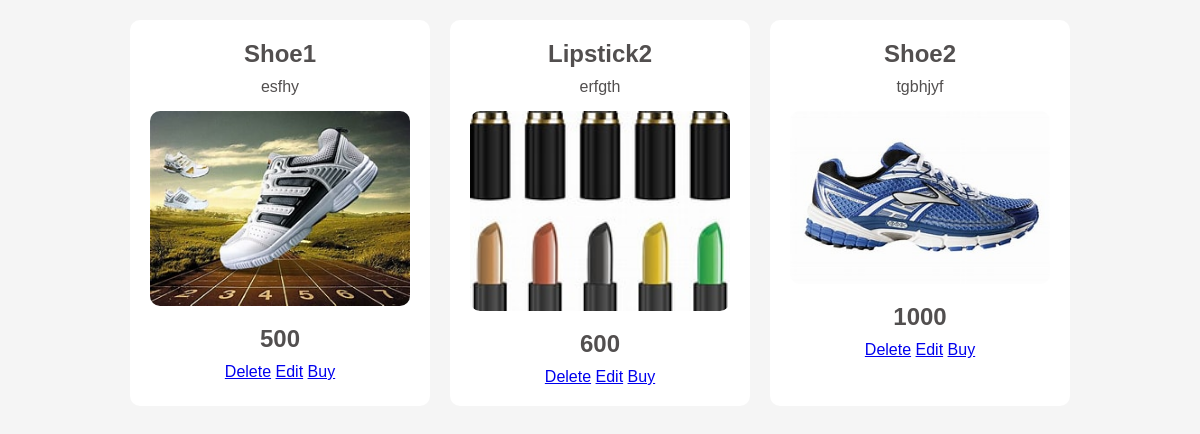
The app's page /viewcart (signed in) with its own data.
### app/models.py (models this page shows)
class Cart(models.Model):
    product_id=models.ForeignKey(Product,on_delete=models.CASCADE)
    user_id=models.ForeignKey(User,on_delete=models.CASCADE)
    quantity=models.IntegerField(default=1,null=True,blank=True)

class Product(models.Model):
    product_id=models.ForeignKey(Company,on_delete=models.CASCADE)
    name=models.CharField(max_length=100)
    image=models.FileField(upload_to='media')
    description=models.CharField(max_length=100)
    price=models.IntegerField()

### app/views.py (the view)
# urls.py: path('viewcart',views.viewcart,name='viewcart'),
def viewcart(request):
    user = User.objects.get( user_id=request.user.id)
    data= Cart.objects.filter(user_id=user)
    return render(request, 'viewcart.html', {'data': data})

### templates/viewcart.html (shortened to what this page needs)
<!DOCTYPE html>
<html lang="en">
<head>
</head>
<body>
    <div class="container">
        {% for i in data %}
        <div class="card">
            <h2>{{ i.product_id.name }}</h2>
            <p>{{ i.product_id.description }}</p>
            <img class="image" src="{{ i.product_id.image.url }}" alt="" height="100px" width="100px">
            <h2>{{i.product_id.price}}</h2>
            <a href="{% url 'deletecart' id=i.id %}" class="delete">Delete</a>
            <a href="{% url 'editcart' id=i.id %}">Edit</a>
            <a href="{% url 'buyproduct' id=i.id %}">Buy</a>
        </div>
        {% endfor %}
    </div>
</body>
</html>

### templates/viewcart.html (style rules this page uses)
* { margin: 0; padding: 0; box-sizing: border-box; }
body { font-family: Arial, sans-serif; background-color: whitesmoke; display: flex; justify-content: center; align-items: center; flex-direction: column; }
.container { display: flex; flex-wrap: wrap; gap: 20px; justify-content: center; padding: 20px; }
.card { background-color: white; border-radius: 10px; width: 300px; padding: 20px; text-align: center; }
.image { width: 100%; height: auto; max-height: 200px; object-fit: cover; border-radius: 10px; margin-bottom: 15px; }
.card h2 { margin-bottom: 10px; color: rgb(82,79,79); }
.card p { color: rgb(82, 79, 79); margin-bottom: 15px; }

### records on screen
Cart: product_id.name "Shoe1", product_id.description "esfhy", product_id.image (picture), product_id.price "500"
Cart: product_id.name "Lipstick2", product_id.description "erfgth", product_id.image (picture), product_id.price "600"
Cart: product_id.name "Shoe2", product_id.description "tgbhjyf", product_id.image (picture), product_id.price "1000"
